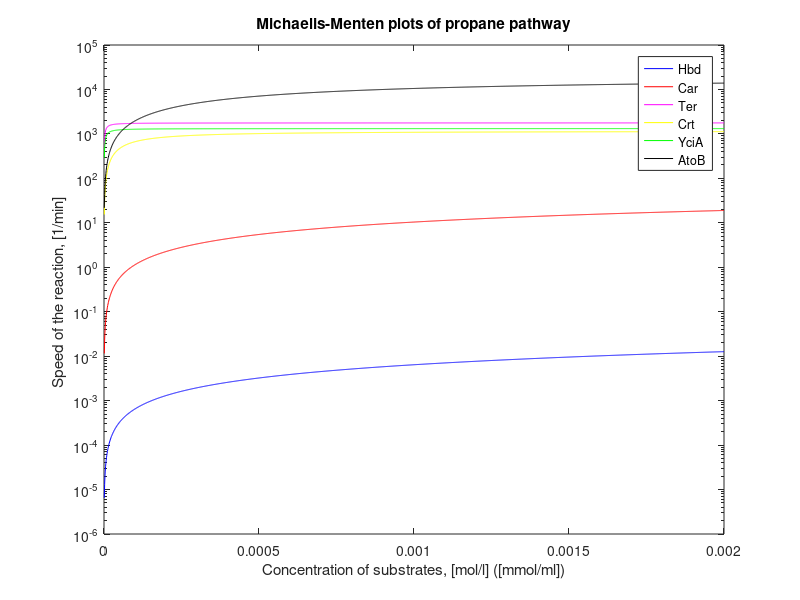

The MATLAB script that drew this image:


function bottleneck_plots()

concentrations = [0:0.000001:0.002];

% Comparison of enzymes
figure
% hdb
hdbvals = hdp(concentrations,0.677,0.0656,7e-05); %336.408402, 5e-5
semilogy(concentrations,hdbvals,'b')%201.8450412
hold on
% Car
carvals = car(concentrations,150,1.3e-02,4.8e-05,0.000115,1.3e-05);
semilogy(concentrations,carvals,'r')
% Ter
tervals = ter(concentrations,1881.62,2.7e-06,5.2e-06,1.98e-07);
semilogy(concentrations,tervals,'m')
hold on
% crt
crtvals = crt_ycia(concentrations,1168.85,7.5e-05);
semilogy(concentrations,crtvals,'y')
% ycia
yciavals = crt_ycia(concentrations,1320,3.5e-06);
semilogy(concentrations,yciavals,'g')
% AtoB
atobvals = atob(concentrations,20418.3,0.00047);
semilogy(concentrations,atobvals,'k')

title('Michaelis-Menten plots of propane pathway')

xlabel('Concentration of substrates, [mol/l] ([mmol/ml])') % x-axis label
ylabel('Speed of the reaction, [1/min] ') % y-axis label

legend('Hbd','Car','Ter','Crt','YciA','AtoB')


save bottleneck concentrations hdbvals carvals tervals crtvals yciavals atobvals

end

function [val] = atob(substratea,Kcat,Kma)

val = Kcat.*(substratea.*substratea)./ ...
    (substratea.*substratea+Kma.*substratea+Kma.*substratea);
end

function [val] = hdp(A,kcat,kma,kmb)
nadph = 0.00012;

val = kcat.*A.*nadph./(A.*nadph+kmb.*A+kma.*nadph+kma.*kmb);

end

function [val] = car(substratea,Kcat,Kma,Kmb,Kmc,Kia)

substrateb = 0.00012;
substratec = 0.0096;

val = (Kcat.*substratea.*substrateb.*substratec)./ ... 
    (Kia.*Kmb.*substratec+Kmc.*substratea.*substrateb+Kmb.*substratea.*substratec+ ... 
    Kma.*substrateb.*substratec+substratea.*substrateb.*substratec);
end

function [val] = ter(substratea,Kcat,Kma,Kmb,Kia)

substrateb = 8.3e-05;

val = (Kcat.*substratea.*substrateb)./ ...
    (substratea.*substrateb+Kmb.*substratea+Kma.*substrateb+Kia.*Kmb);
end

% These both are basic Michaelis-Menten
function [val] = crt_ycia(substrate,Kcat,Km)

val = Kcat.*substrate./(Km+substrate);

end
